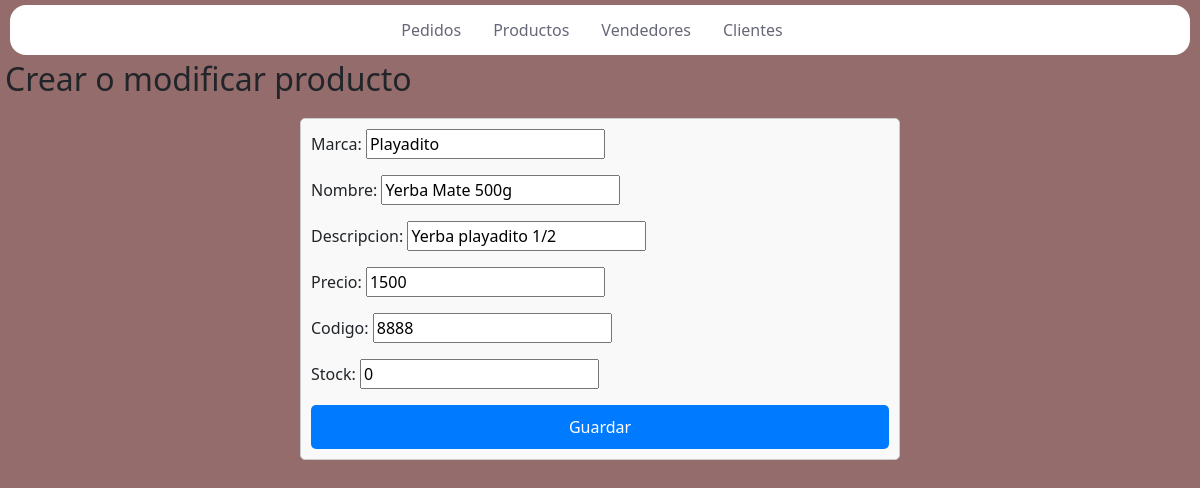
Screenshot of /gestion/productos/7/edit/ with the database file from the repository.
### gestion/models.py (models this page shows, shortened)
class Producto(models.Model):
    marca=models.CharField(max_length=20, blank=True)
    nombre=models.CharField(max_length=20)
    descripcion=models.CharField(max_length=50, blank=True)
    precio=models.IntegerField()
    codigo=models.IntegerField(unique=True)
    stock=models.IntegerField()

### gestion/views.py (the view)
# urls.py: path('productos/<int:pk>/edit/', ProductoUpdateView.as_view(), name='Prod-Edit'),  # Para editar productos
class ProductoUpdateView(UpdateView):
    model = Producto
    form_class = ProductoForm
    template_name = 'gestion/prod-form.html'
    success_url = reverse_lazy('Productos')

### gestion/forms.py
class ProductoForm(forms.ModelForm):
    class Meta:
        model = Producto
        fields = ['marca', 'nombre', 'descripcion', 'precio', 'codigo', 'stock']

### templates/gestion/prod-form.html (shortened to what this page needs)
{% extends 'gestion/index.html' %}
{% load static %}
{% block css %} <link rel="stylesheet" type="text/css" href={% static "css/form.css" %} /> {% endblock %}
{% block content %}
  <h2>Crear o modificar producto</h2>
  <form method="post">
    {{ form.as_p }}
    <button type="submit">Guardar</button>
  </form>
{% endblock %}

### static/css/index.css (style rules this page uses)
body { position: relative; background-color: rgba(78, 11, 11, 0.6); margin: 5px; min-height: 100vh; }

### static/css/form.css (style rules this page uses)
form { max-width: 600px; margin: 20px auto; padding: 10px; border: 1px solid #ccc; border-radius: 5px; background-color: #f9f9f9; }
form button { display: block; width: 100%; padding: 10px; background-color: #007bff; color: white; border: none; border-radius: 5px; font-size: 16px; }

### rows the page displays
Producto: marca "Playadito", nombre "Yerba Mate 500g", descripcion "Yerba playadito 1/2", precio "1500", codigo "8888", stock "0"
